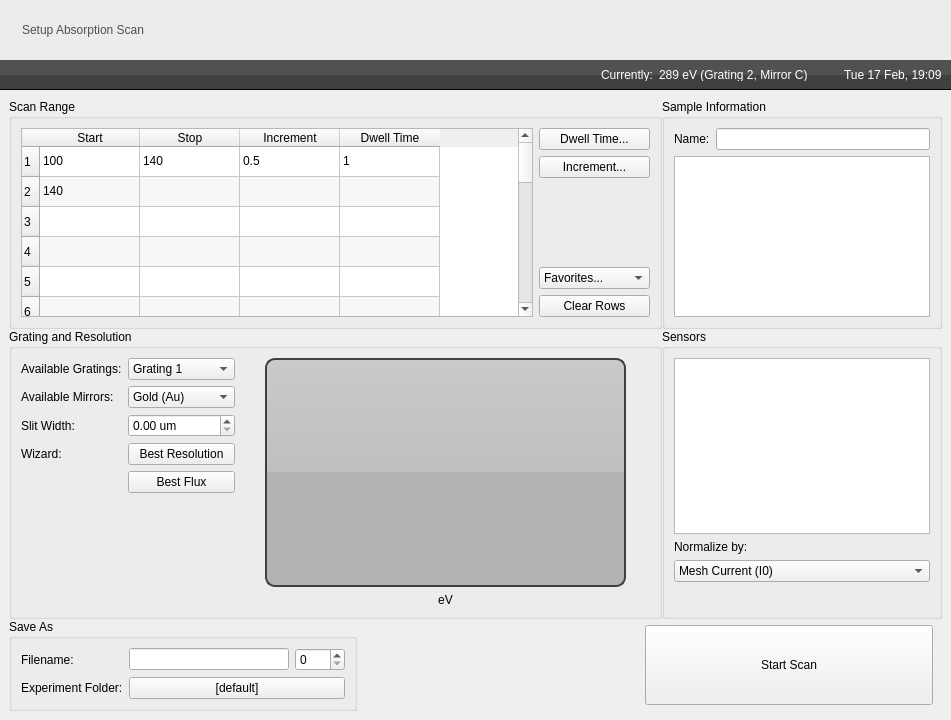
<?xml version="1.0" encoding="UTF-8"?>
<ui version="4.0">
 <class>AbsorptionScanController</class>
 <widget class="QWidget" name="AbsorptionScanController">
  <property name="geometry">
   <rect>
    <x>0</x>
    <y>0</y>
    <width>951</width>
    <height>720</height>
   </rect>
  </property>
  <property name="windowTitle">
   <string>Form</string>
  </property>
  <layout class="QVBoxLayout" name="verticalLayout_5">
   <property name="spacing">
    <number>0</number>
   </property>
   <property name="margin">
    <number>0</number>
   </property>
   <item>
    <widget class="QFrame" name="frame_2">
     <property name="minimumSize">
      <size>
       <width>0</width>
       <height>60</height>
      </size>
     </property>
     <property name="styleSheet">
      <string notr="true">background-color: rgb(236, 236, 236);</string>
     </property>
     <layout class="QHBoxLayout" name="horizontalLayout_3">
      <item>
       <widget class="QLabel" name="label_13">
        <property name="maximumSize">
         <size>
          <width>36</width>
          <height>36</height>
         </size>
        </property>
        <property name="text">
         <string/>
        </property>
        <property name="pixmap">
         <pixmap resource="../icons/icons.qrc">:/utilities-system-monitor.png</pixmap>
        </property>
        <property name="scaledContents">
         <bool>true</bool>
        </property>
       </widget>
      </item>
      <item>
       <widget class="QLabel" name="label_12">
        <property name="styleSheet">
         <string notr="true">font: 16pt &quot;Lucida Grande&quot;;
color: rgb(79, 79, 79);</string>
        </property>
        <property name="text">
         <string>Setup Absorption Scan</string>
        </property>
       </widget>
      </item>
      <item>
       <spacer name="horizontalSpacer">
        <property name="orientation">
         <enum>Qt::Horizontal</enum>
        </property>
        <property name="sizeHint" stdset="0">
         <size>
          <width>516</width>
          <height>20</height>
         </size>
        </property>
       </spacer>
      </item>
     </layout>
     <zorder>label_13</zorder>
     <zorder>label_12</zorder>
     <zorder>horizontalSpacer</zorder>
    </widget>
   </item>
   <item>
    <widget class="QFrame" name="statusFrame">
     <property name="minimumSize">
      <size>
       <width>0</width>
       <height>30</height>
      </size>
     </property>
     <property name="maximumSize">
      <size>
       <width>16777215</width>
       <height>30</height>
      </size>
     </property>
     <property name="styleSheet">
      <string notr="true">QFrame#statusFrame {
background-color: qlineargradient(spread:pad, x1:0, y1:0, x2:0, y2:1, stop:0 rgba(81, 81, 81, 255), stop:0.494444 rgba(81, 81, 81, 255), stop:0.5 rgba(64, 64, 64, 255), stop:1 rgba(64, 64, 64, 255));
border-bottom: 1px solid black;
}</string>
     </property>
     <layout class="QHBoxLayout" name="horizontalLayout">
      <item>
       <spacer name="horizontalSpacer_2">
        <property name="orientation">
         <enum>Qt::Horizontal</enum>
        </property>
        <property name="sizeHint" stdset="0">
         <size>
          <width>200</width>
          <height>9</height>
         </size>
        </property>
       </spacer>
      </item>
      <item>
       <widget class="QLabel" name="statusLabel">
        <property name="styleSheet">
         <string notr="true">color: white;
font:  8pt &quot;Lucida Grande&quot;</string>
        </property>
        <property name="text">
         <string>Currently:</string>
        </property>
       </widget>
      </item>
      <item>
       <widget class="QLabel" name="monoStatusLabel">
        <property name="styleSheet">
         <string notr="true">color: white;
font: bold 8pt &quot;Lucida Grande&quot;</string>
        </property>
        <property name="text">
         <string>289 eV (Grating 2, Mirror C)</string>
        </property>
       </widget>
      </item>
      <item>
       <spacer name="horizontalSpacer_3">
        <property name="orientation">
         <enum>Qt::Horizontal</enum>
        </property>
        <property name="sizeType">
         <enum>QSizePolicy::Minimum</enum>
        </property>
        <property name="sizeHint" stdset="0">
         <size>
          <width>30</width>
          <height>9</height>
         </size>
        </property>
       </spacer>
      </item>
      <item>
       <widget class="QLabel" name="timeStatusLabel">
        <property name="styleSheet">
         <string notr="true">color: white;
font:  8pt &quot;Lucida Grande&quot;</string>
        </property>
        <property name="text">
         <string>Tue 17 Feb, 19:09</string>
        </property>
       </widget>
      </item>
     </layout>
     <zorder>statusLabel</zorder>
     <zorder>timeStatusLabel</zorder>
     <zorder>horizontalSpacer_3</zorder>
     <zorder>monoStatusLabel</zorder>
     <zorder>horizontalSpacer_2</zorder>
    </widget>
   </item>
   <item>
    <layout class="QVBoxLayout" name="verticalLayout_4">
     <property name="margin">
      <number>9</number>
     </property>
     <item>
      <layout class="QHBoxLayout" name="horizontalLayout_7">
       <item>
        <widget class="QGroupBox" name="scanRangeBox">
         <property name="maximumSize">
          <size>
           <width>16777215</width>
           <height>300</height>
          </size>
         </property>
         <property name="title">
          <string>Scan Range</string>
         </property>
         <layout class="QHBoxLayout" name="horizontalLayout_2">
          <item>
           <widget class="QTableWidget" name="tableWidget">
            <property name="minimumSize">
             <size>
              <width>445</width>
              <height>150</height>
             </size>
            </property>
            <property name="alternatingRowColors">
             <bool>true</bool>
            </property>
            <property name="rowCount">
             <number>20</number>
            </property>
            <property name="columnCount">
             <number>4</number>
            </property>
            <row/>
            <row/>
            <row/>
            <row/>
            <row/>
            <row/>
            <row/>
            <row/>
            <row/>
            <row/>
            <row/>
            <row/>
            <row/>
            <row/>
            <row/>
            <row/>
            <row/>
            <row/>
            <row/>
            <row/>
            <column>
             <property name="text">
              <string>Start</string>
             </property>
            </column>
            <column>
             <property name="text">
              <string>Stop</string>
             </property>
            </column>
            <column>
             <property name="text">
              <string>Increment</string>
             </property>
            </column>
            <column>
             <property name="text">
              <string>Dwell Time</string>
             </property>
            </column>
            <item row="0" column="0">
             <property name="text">
              <string>100</string>
             </property>
            </item>
            <item row="0" column="1">
             <property name="text">
              <string>140</string>
             </property>
            </item>
            <item row="0" column="2">
             <property name="text">
              <string>0.5</string>
             </property>
            </item>
            <item row="0" column="3">
             <property name="text">
              <string>1</string>
             </property>
            </item>
            <item row="1" column="0">
             <property name="text">
              <string>140</string>
             </property>
            </item>
           </widget>
          </item>
          <item>
           <layout class="QVBoxLayout" name="verticalLayout">
            <item>
             <widget class="QPushButton" name="setDwellTimeButton">
              <property name="minimumSize">
               <size>
                <width>100</width>
                <height>0</height>
               </size>
              </property>
              <property name="text">
               <string>Dwell Time...</string>
              </property>
             </widget>
            </item>
            <item>
             <widget class="QPushButton" name="setIncrementButton">
              <property name="minimumSize">
               <size>
                <width>100</width>
                <height>0</height>
               </size>
              </property>
              <property name="text">
               <string>Increment...</string>
              </property>
             </widget>
            </item>
            <item>
             <spacer name="verticalSpacer">
              <property name="orientation">
               <enum>Qt::Vertical</enum>
              </property>
              <property name="sizeHint" stdset="0">
               <size>
                <width>20</width>
                <height>40</height>
               </size>
              </property>
             </spacer>
            </item>
            <item>
             <widget class="QComboBox" name="favoriteScansBox">
              <item>
               <property name="text">
                <string>Favorites...</string>
               </property>
              </item>
              <item>
               <property name="text">
                <string>C 1s XAS</string>
               </property>
              </item>
              <item>
               <property name="text">
                <string>O 1s XAS</string>
               </property>
              </item>
              <item>
               <property name="text">
                <string>N 1s XAS</string>
               </property>
              </item>
              <item>
               <property name="text">
                <string>Save Current...</string>
               </property>
              </item>
             </widget>
            </item>
            <item>
             <widget class="QPushButton" name="clearRowsButton">
              <property name="minimumSize">
               <size>
                <width>100</width>
                <height>0</height>
               </size>
              </property>
              <property name="text">
               <string>Clear Rows</string>
              </property>
             </widget>
            </item>
           </layout>
          </item>
         </layout>
        </widget>
       </item>
       <item>
        <widget class="QGroupBox" name="sampleInfoBox">
         <property name="minimumSize">
          <size>
           <width>280</width>
           <height>0</height>
          </size>
         </property>
         <property name="maximumSize">
          <size>
           <width>280</width>
           <height>300</height>
          </size>
         </property>
         <property name="title">
          <string>Sample Information</string>
         </property>
         <layout class="QVBoxLayout" name="verticalLayout_2">
          <item>
           <layout class="QHBoxLayout" name="horizontalLayout_4">
            <item>
             <widget class="QLabel" name="sampleNameLabel">
              <property name="text">
               <string>Name:</string>
              </property>
             </widget>
            </item>
            <item>
             <widget class="QLineEdit" name="sampleNameEdit"/>
            </item>
           </layout>
          </item>
          <item>
           <widget class="QPlainTextEdit" name="sampleCommentEdit"/>
          </item>
         </layout>
        </widget>
       </item>
      </layout>
     </item>
     <item>
      <layout class="QHBoxLayout" name="horizontalLayout_5">
       <item>
        <widget class="QGroupBox" name="gratingAndResolutionBox">
         <property name="sizePolicy">
          <sizepolicy hsizetype="MinimumExpanding" vsizetype="MinimumExpanding">
           <horstretch>0</horstretch>
           <verstretch>0</verstretch>
          </sizepolicy>
         </property>
         <property name="title">
          <string>Grating and Resolution</string>
         </property>
         <layout class="QHBoxLayout" name="horizontalLayout_8">
          <item>
           <layout class="QGridLayout" name="gridLayout_3">
            <item row="0" column="0">
             <widget class="QLabel" name="availableGratingsLabel">
              <property name="text">
               <string>Available Gratings:</string>
              </property>
             </widget>
            </item>
            <item row="0" column="1">
             <widget class="QComboBox" name="gratingSelectBox">
              <item>
               <property name="text">
                <string>Grating 1</string>
               </property>
              </item>
              <item>
               <property name="text">
                <string>Grating 2</string>
               </property>
              </item>
              <item>
               <property name="text">
                <string>Grating 3</string>
               </property>
              </item>
             </widget>
            </item>
            <item row="1" column="0">
             <widget class="QLabel" name="availableGratingsLabel_2">
              <property name="text">
               <string>Available Mirrors:</string>
              </property>
             </widget>
            </item>
            <item row="1" column="1">
             <widget class="QComboBox" name="mirrorSelectBox">
              <item>
               <property name="text">
                <string>Gold (Au)</string>
               </property>
              </item>
              <item>
               <property name="text">
                <string>Aluminum (Al)</string>
               </property>
              </item>
              <item>
               <property name="text">
                <string>Carbon (C)</string>
               </property>
              </item>
             </widget>
            </item>
            <item row="2" column="0">
             <widget class="QLabel" name="label">
              <property name="text">
               <string>Slit Width:</string>
              </property>
             </widget>
            </item>
            <item row="2" column="1">
             <widget class="QDoubleSpinBox" name="slitWidthBox">
              <property name="suffix">
               <string> um</string>
              </property>
             </widget>
            </item>
            <item row="3" column="0">
             <widget class="QLabel" name="label_5">
              <property name="text">
               <string>Wizard:</string>
              </property>
             </widget>
            </item>
            <item row="3" column="1">
             <widget class="QPushButton" name="bestResolutionButton">
              <property name="text">
               <string>Best Resolution</string>
              </property>
             </widget>
            </item>
            <item row="4" column="1">
             <widget class="QPushButton" name="bestFluxButton">
              <property name="text">
               <string>Best Flux</string>
              </property>
             </widget>
            </item>
            <item row="5" column="1">
             <spacer name="verticalSpacer_2">
              <property name="orientation">
               <enum>Qt::Vertical</enum>
              </property>
              <property name="sizeHint" stdset="0">
               <size>
                <width>20</width>
                <height>40</height>
               </size>
              </property>
             </spacer>
            </item>
           </layout>
          </item>
          <item>
           <layout class="QGridLayout" name="gridLayout">
            <property name="leftMargin">
             <number>24</number>
            </property>
            <property name="rightMargin">
             <number>24</number>
            </property>
            <item row="1" column="0">
             <widget class="QLabel" name="label_2">
              <property name="text">
               <string>eV</string>
              </property>
              <property name="alignment">
               <set>Qt::AlignCenter</set>
              </property>
             </widget>
            </item>
            <item row="0" column="0">
             <widget class="QFrame" name="frame">
              <property name="sizePolicy">
               <sizepolicy hsizetype="MinimumExpanding" vsizetype="MinimumExpanding">
                <horstretch>0</horstretch>
                <verstretch>0</verstretch>
               </sizepolicy>
              </property>
              <property name="styleSheet">
               <string notr="true">border: 2px solid rgb(64, 64, 64);
border-radius: 10px;
background-color: qlineargradient(spread:pad, x1:0, y1:0, x2:0, y2:1, stop:0 rgba(202, 202, 202, 255), stop:0.494444 rgba(191, 191, 191, 255), stop:0.5 rgba(179, 179, 179, 255), stop:1 rgba(179, 179, 179, 255));</string>
              </property>
              <property name="frameShape">
               <enum>QFrame::StyledPanel</enum>
              </property>
             </widget>
            </item>
           </layout>
          </item>
         </layout>
        </widget>
       </item>
       <item>
        <widget class="QGroupBox" name="sensorBox">
         <property name="minimumSize">
          <size>
           <width>280</width>
           <height>0</height>
          </size>
         </property>
         <property name="maximumSize">
          <size>
           <width>280</width>
           <height>16777215</height>
          </size>
         </property>
         <property name="title">
          <string>Sensors</string>
         </property>
         <layout class="QVBoxLayout" name="verticalLayout_3">
          <item>
           <widget class="QListView" name="sensorListView"/>
          </item>
          <item>
           <widget class="QLabel" name="label_6">
            <property name="text">
             <string>Normalize by:</string>
            </property>
           </widget>
          </item>
          <item>
           <widget class="QComboBox" name="comboBox">
            <property name="currentIndex">
             <number>1</number>
            </property>
            <item>
             <property name="text">
              <string>[None]</string>
             </property>
            </item>
            <item>
             <property name="text">
              <string>Mesh Current (I0)</string>
             </property>
            </item>
           </widget>
          </item>
          <item>
           <spacer name="verticalSpacer_3">
            <property name="orientation">
             <enum>Qt::Vertical</enum>
            </property>
            <property name="sizeHint" stdset="0">
             <size>
              <width>20</width>
              <height>40</height>
             </size>
            </property>
           </spacer>
          </item>
         </layout>
        </widget>
       </item>
      </layout>
     </item>
     <item>
      <layout class="QHBoxLayout" name="horizontalLayout_6">
       <property name="rightMargin">
        <number>9</number>
       </property>
       <item>
        <widget class="QGroupBox" name="groupBox">
         <property name="title">
          <string>Save As</string>
         </property>
         <layout class="QGridLayout" name="gridLayout_2">
          <item row="0" column="0">
           <widget class="QLabel" name="label_3">
            <property name="text">
             <string>Filename:</string>
            </property>
           </widget>
          </item>
          <item row="0" column="1">
           <widget class="QLineEdit" name="filenameButton">
            <property name="sizePolicy">
             <sizepolicy hsizetype="MinimumExpanding" vsizetype="Fixed">
              <horstretch>0</horstretch>
              <verstretch>0</verstretch>
             </sizepolicy>
            </property>
            <property name="minimumSize">
             <size>
              <width>160</width>
              <height>0</height>
             </size>
            </property>
           </widget>
          </item>
          <item row="0" column="2">
           <widget class="QSpinBox" name="spinBox">
            <property name="sizePolicy">
             <sizepolicy hsizetype="Minimum" vsizetype="Fixed">
              <horstretch>0</horstretch>
              <verstretch>0</verstretch>
             </sizepolicy>
            </property>
            <property name="maximumSize">
             <size>
              <width>50</width>
              <height>16777215</height>
             </size>
            </property>
            <property name="maximum">
             <number>999999999</number>
            </property>
           </widget>
          </item>
          <item row="1" column="0">
           <widget class="QLabel" name="label_4">
            <property name="text">
             <string>Experiment Folder:</string>
            </property>
           </widget>
          </item>
          <item row="1" column="1" colspan="2">
           <widget class="QPushButton" name="folderButton">
            <property name="sizePolicy">
             <sizepolicy hsizetype="Expanding" vsizetype="Fixed">
              <horstretch>0</horstretch>
              <verstretch>0</verstretch>
             </sizepolicy>
            </property>
            <property name="text">
             <string>[default]</string>
            </property>
           </widget>
          </item>
         </layout>
        </widget>
       </item>
       <item>
        <spacer name="horizontalSpacer_4">
         <property name="orientation">
          <enum>Qt::Horizontal</enum>
         </property>
         <property name="sizeType">
          <enum>QSizePolicy::MinimumExpanding</enum>
         </property>
         <property name="sizeHint" stdset="0">
          <size>
           <width>40</width>
           <height>20</height>
          </size>
         </property>
        </spacer>
       </item>
       <item>
        <widget class="QPushButton" name="startScanButton">
         <property name="sizePolicy">
          <sizepolicy hsizetype="MinimumExpanding" vsizetype="MinimumExpanding">
           <horstretch>0</horstretch>
           <verstretch>0</verstretch>
          </sizepolicy>
         </property>
         <property name="minimumSize">
          <size>
           <width>258</width>
           <height>0</height>
          </size>
         </property>
         <property name="maximumSize">
          <size>
           <width>16777215</width>
           <height>80</height>
          </size>
         </property>
         <property name="text">
          <string>Start Scan</string>
         </property>
         <property name="icon">
          <iconset resource="../icons/icons.qrc">
           <normaloff>:/system-software-update.png</normaloff>:/system-software-update.png</iconset>
         </property>
         <property name="iconSize">
          <size>
           <width>22</width>
           <height>22</height>
          </size>
         </property>
        </widget>
       </item>
      </layout>
     </item>
    </layout>
   </item>
  </layout>
 </widget>
 <resources>
  <include location="../icons/icons.qrc"/>
 </resources>
 <connections/>
</ui>
